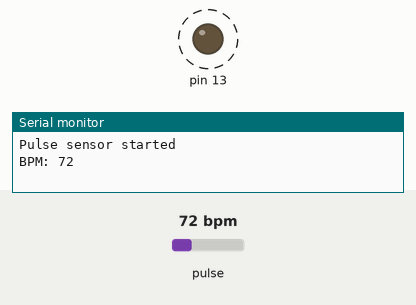
This sketch was run on a simulated Arduino Uno, built with avr-gcc and run on an emulated ATmega328P. Shown: output pins drawn as LEDs (lit = HIGH), the last lines printed to the serial monitor. Dashed ring = blinking. The test bench sets the inputs (shaded band); at power-on: pulse 72 bpm.

Above: at 1.2 s.
1.3 s: pulse set to 42 bpm
At 2.8 s:
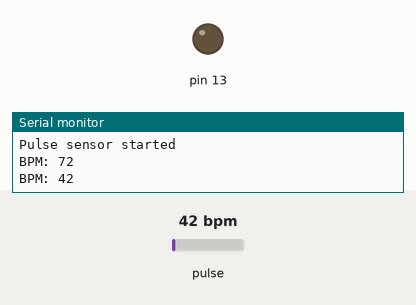
3.7 s: pulse set to 100 bpm
At 4.42 s:
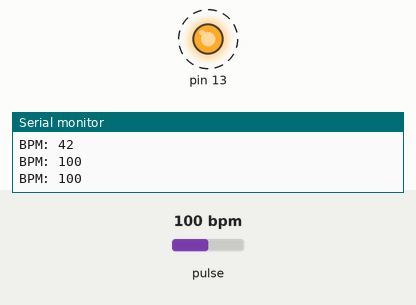
Timing chart, 0 to 12.7 s (numbered marks = the images above; inputs shaded):
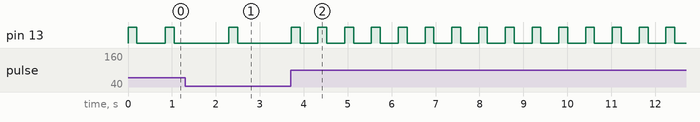

Measured:
- after the input at 3.7 s, pin 13: alternates HIGH for 0.20 s and LOW for 0.41 s, starting after 0.62 s

The sketch:

heart_beat_monitor.ino
```cpp
#define USE_ARDUINO_INTERRUPTS true    // Set-up low-level interrupts for most acurate BPM math.
#include <PulseSensorPlayground.h>     // Including PulseSensorPlayground library for pulse sensor functions

//  Variables
const int PulseWire = 0;      //heartbeat sensor wire connected to analog pin A0
const int LED13 = 13;         //LED light on arduino board at pin 13
int Threshold = 550;          // to determine which signal to be counted as pulse

PulseSensorPlayground pulseSensor;  //creating object for pulseplayground library


void setup() {

  Serial.begin(9600);       //set serial monitor


  pulseSensor.analogInput(PulseWire);   //taking input
  pulseSensor.blinkOnPulse(LED13);
  pulseSensor.setThreshold(Threshold);

  // to check if circuit working properly
   if (pulseSensor.begin()) {
    Serial.println("Pulse sensor started");
  }
}


void loop() {

 int BPM = pulseSensor.getBeatsPerMinute();   //calling getbeatsperminutes function on pulsesensor object and
                                                  //assigning this int value to variable called BPM

if (pulseSensor.sawStartOfBeat()) {   //if a beat is detected
 Serial.print("BPM: ");
 Serial.println(BPM);                        //printing BPM on virtual monitor
}

  delay(20);

}
```
